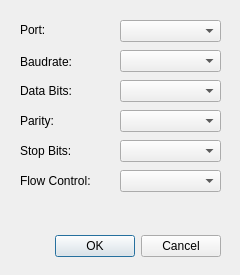
<?xml version="1.0" encoding="UTF-8"?>
<ui version="4.0">
 <class>SerialPortDialog</class>
 <widget class="QDialog" name="SerialPortDialog">
  <property name="windowModality">
   <enum>Qt::NonModal</enum>
  </property>
  <property name="geometry">
   <rect>
    <x>0</x>
    <y>0</y>
    <width>240</width>
    <height>275</height>
   </rect>
  </property>
  <property name="sizePolicy">
   <sizepolicy hsizetype="Preferred" vsizetype="Preferred">
    <horstretch>0</horstretch>
    <verstretch>0</verstretch>
   </sizepolicy>
  </property>
  <property name="minimumSize">
   <size>
    <width>240</width>
    <height>275</height>
   </size>
  </property>
  <property name="maximumSize">
   <size>
    <width>240</width>
    <height>275</height>
   </size>
  </property>
  <property name="windowTitle">
   <string>Serial Port Settings</string>
  </property>
  <property name="modal">
   <bool>false</bool>
  </property>
  <widget class="QDialogButtonBox" name="buttonBox">
   <property name="geometry">
    <rect>
     <x>20</x>
     <y>230</y>
     <width>201</width>
     <height>32</height>
    </rect>
   </property>
   <property name="orientation">
    <enum>Qt::Horizontal</enum>
   </property>
   <property name="standardButtons">
    <set>QDialogButtonBox::Cancel|QDialogButtonBox::Ok</set>
   </property>
  </widget>
  <widget class="QComboBox" name="baudRateComboBox">
   <property name="geometry">
    <rect>
     <x>120</x>
     <y>50</y>
     <width>101</width>
     <height>22</height>
    </rect>
   </property>
  </widget>
  <widget class="QComboBox" name="portNameComboBox">
   <property name="geometry">
    <rect>
     <x>120</x>
     <y>20</y>
     <width>101</width>
     <height>22</height>
    </rect>
   </property>
  </widget>
  <widget class="QLabel" name="labelPortName">
   <property name="geometry">
    <rect>
     <x>20</x>
     <y>22</y>
     <width>91</width>
     <height>16</height>
    </rect>
   </property>
   <property name="text">
    <string>Port:</string>
   </property>
  </widget>
  <widget class="QLabel" name="labelBaudRate">
   <property name="geometry">
    <rect>
     <x>20</x>
     <y>54</y>
     <width>91</width>
     <height>16</height>
    </rect>
   </property>
   <property name="text">
    <string>Baudrate:</string>
   </property>
  </widget>
  <widget class="QComboBox" name="dataBitsComboBox">
   <property name="geometry">
    <rect>
     <x>120</x>
     <y>80</y>
     <width>101</width>
     <height>22</height>
    </rect>
   </property>
  </widget>
  <widget class="QComboBox" name="parityComboBox">
   <property name="geometry">
    <rect>
     <x>120</x>
     <y>110</y>
     <width>101</width>
     <height>22</height>
    </rect>
   </property>
  </widget>
  <widget class="QComboBox" name="stopBitsComboBox">
   <property name="geometry">
    <rect>
     <x>120</x>
     <y>140</y>
     <width>101</width>
     <height>22</height>
    </rect>
   </property>
  </widget>
  <widget class="QComboBox" name="flowControlComboBox">
   <property name="geometry">
    <rect>
     <x>120</x>
     <y>170</y>
     <width>101</width>
     <height>22</height>
    </rect>
   </property>
  </widget>
  <widget class="QLabel" name="labelDataBits">
   <property name="geometry">
    <rect>
     <x>20</x>
     <y>83</y>
     <width>91</width>
     <height>16</height>
    </rect>
   </property>
   <property name="text">
    <string>Data Bits:</string>
   </property>
  </widget>
  <widget class="QLabel" name="labelParity">
   <property name="geometry">
    <rect>
     <x>20</x>
     <y>113</y>
     <width>91</width>
     <height>16</height>
    </rect>
   </property>
   <property name="text">
    <string>Parity:</string>
   </property>
  </widget>
  <widget class="QLabel" name="stopBitsLabel">
   <property name="geometry">
    <rect>
     <x>20</x>
     <y>143</y>
     <width>91</width>
     <height>16</height>
    </rect>
   </property>
   <property name="text">
    <string>Stop Bits:</string>
   </property>
  </widget>
  <widget class="QLabel" name="labelFlowControl">
   <property name="geometry">
    <rect>
     <x>20</x>
     <y>173</y>
     <width>91</width>
     <height>16</height>
    </rect>
   </property>
   <property name="text">
    <string>Flow Control:</string>
   </property>
  </widget>
 </widget>
 <resources/>
 <connections>
  <connection>
   <sender>buttonBox</sender>
   <signal>accepted()</signal>
   <receiver>SerialPortDialog</receiver>
   <slot>accept()</slot>
   <hints>
    <hint type="sourcelabel">
     <x>248</x>
     <y>254</y>
    </hint>
    <hint type="destinationlabel">
     <x>157</x>
     <y>274</y>
    </hint>
   </hints>
  </connection>
  <connection>
   <sender>buttonBox</sender>
   <signal>rejected()</signal>
   <receiver>SerialPortDialog</receiver>
   <slot>reject()</slot>
   <hints>
    <hint type="sourcelabel">
     <x>316</x>
     <y>260</y>
    </hint>
    <hint type="destinationlabel">
     <x>286</x>
     <y>274</y>
    </hint>
   </hints>
  </connection>
 </connections>
</ui>
